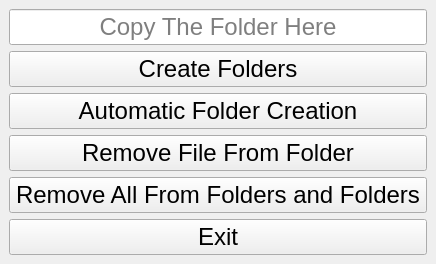
<?xml version="1.0" encoding="UTF-8"?>
<ui version="4.0">
 <class>FileOption</class>
 <widget class="QMainWindow" name="FileOption">
  <property name="geometry">
   <rect>
    <x>0</x>
    <y>0</y>
    <width>436</width>
    <height>225</height>
   </rect>
  </property>
  <property name="sizePolicy">
   <sizepolicy hsizetype="Preferred" vsizetype="Preferred">
    <horstretch>0</horstretch>
    <verstretch>0</verstretch>
   </sizepolicy>
  </property>
  <property name="maximumSize">
   <size>
    <width>436</width>
    <height>225</height>
   </size>
  </property>
  <property name="windowTitle">
   <string>File Options</string>
  </property>
  <widget class="QWidget" name="centralwidget">
   <layout class="QGridLayout" name="gridLayout">
    <item row="3" column="0">
     <widget class="QPushButton" name="btnRemoveFile">
      <property name="font">
       <font>
        <family>MS Sans Serif</family>
        <pointsize>18</pointsize>
       </font>
      </property>
      <property name="text">
       <string>Remove File From Folder</string>
      </property>
     </widget>
    </item>
    <item row="5" column="0">
     <widget class="QPushButton" name="btnExit">
      <property name="font">
       <font>
        <family>MS Sans Serif</family>
        <pointsize>18</pointsize>
       </font>
      </property>
      <property name="text">
       <string>Exit</string>
      </property>
     </widget>
    </item>
    <item row="1" column="0">
     <widget class="QPushButton" name="btnCreateFolders">
      <property name="font">
       <font>
        <family>MS Sans Serif</family>
        <pointsize>18</pointsize>
       </font>
      </property>
      <property name="text">
       <string>Create Folders</string>
      </property>
     </widget>
    </item>
    <item row="4" column="0">
     <widget class="QPushButton" name="btnRemoveAll">
      <property name="font">
       <font>
        <family>MS Sans Serif</family>
        <pointsize>18</pointsize>
       </font>
      </property>
      <property name="text">
       <string>Remove All From Folders and Folders</string>
      </property>
     </widget>
    </item>
    <item row="0" column="0">
     <widget class="QLineEdit" name="inputFileName">
      <property name="font">
       <font>
        <family>MS Sans Serif</family>
        <pointsize>18</pointsize>
       </font>
      </property>
      <property name="focusPolicy">
       <enum>Qt::StrongFocus</enum>
      </property>
      <property name="styleSheet">
       <string notr="true"/>
      </property>
      <property name="alignment">
       <set>Qt::AlignCenter</set>
      </property>
      <property name="placeholderText">
       <string>Copy The Folder Here</string>
      </property>
     </widget>
    </item>
    <item row="2" column="0">
     <widget class="QPushButton" name="btnAutomatic">
      <property name="font">
       <font>
        <family>MS Sans Serif</family>
        <pointsize>18</pointsize>
       </font>
      </property>
      <property name="text">
       <string>Automatic Folder Creation</string>
      </property>
     </widget>
    </item>
   </layout>
  </widget>
 </widget>
 <resources/>
 <connections/>
</ui>
